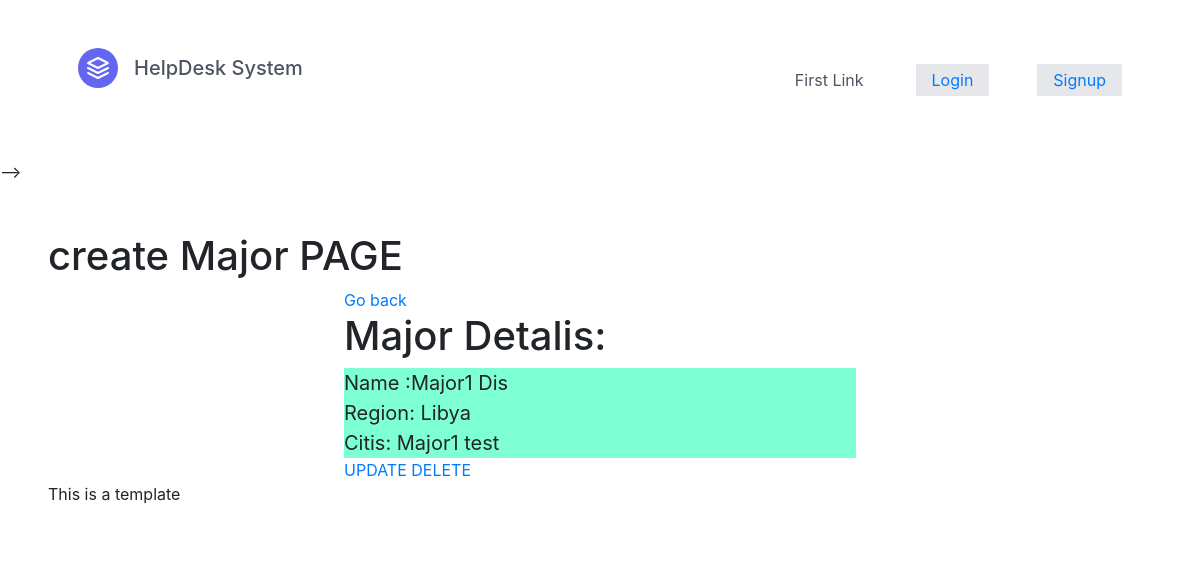
The app's page /helpdesk/helpdesk/1/, older data.
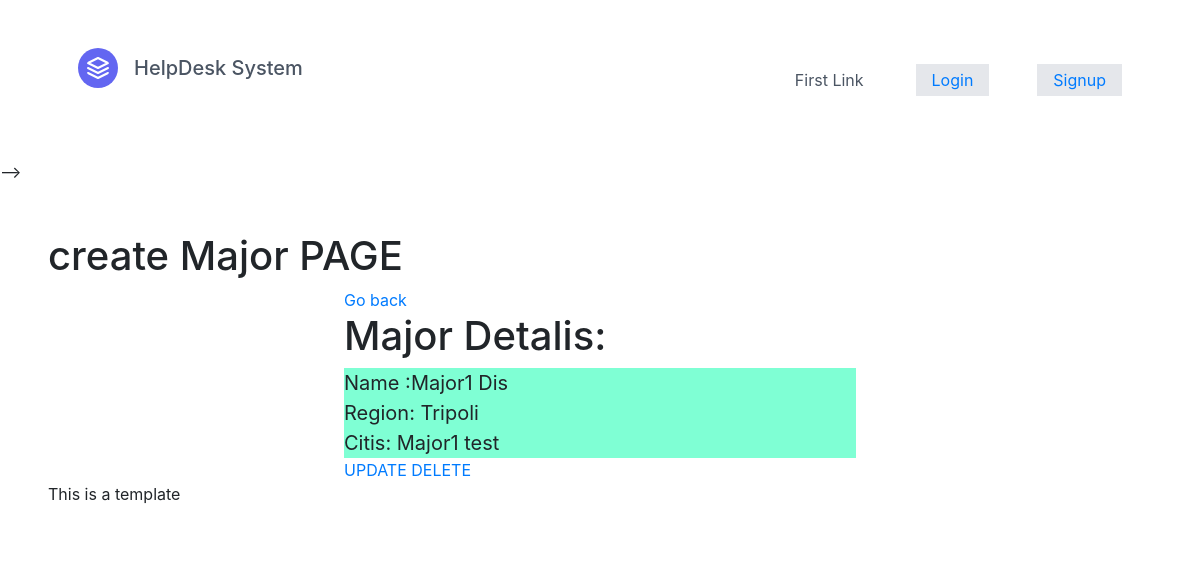
The same page, newer data.
### helpdesk/models.py (models this page shows)
class Ma_dis(models.Model):
    first_name = models.CharField(max_length=20)
    last_name = models.CharField(max_length=20)
    region  = models.CharField(max_length=15)
    def __str__(self):
      return f"{self.first_name}  "

### helpdesk/views.py (the view)
# urls.py: path('helpdesk/<int:pk>/', major_detail, name='major-detail'),
def major_detail(request, pk):
    ma_dis= Ma_dis.objects.filter(id=pk)
    context = {
        "ma_dis" : ma_dis
    }
    return render(request, "helpdesk/major_detail.html", context)

### helpdesk/templates/helpdesk/major_detail.html
{% extends 'base.html' %}
{% block content %}
    <h1>create Major PAGE</h1>
    <div class="max-w-lg mx-auto">
        <a  href="/">Go back </a>
        <div >
            <h1 >Major Detalis:</h1>
        </div>
               {% for Ma_dis in ma_dis %}
    <div style="background-color: aquamarine;font-size: 15pt;">
               Name :{{Ma_dis.first_name}} {{Ma_dis.last_name}}<br>
               Region: {{Ma_dis.region}}<br>
               Citis: {{Ma_dis}} test<br>
            </div>
            <a href="{% url 'helpdesk:major-update' Ma_dis.pk %}">UPDATE</a>
            <a href="{% url 'helpdesk:major-delete' Ma_dis.pk %}">DELETE</a>
               {% endfor %}
    </div>
    <p>This is a template</p>
{% endblock %}

### templates/base.html (shortened to what this page needs)
{% load static %}
<!DOCTYPE html>
<html lang="en">
<head>
    <link href="https://unpkg.com/tailwindcss@^2/dist/tailwind.min.css" rel="stylesheet">
    <link href="//maxcdn.bootstrapcdn.com/bootstrap/4.1.1/css/bootstrap.min.css" rel="stylesheet" id="bootstrap-css">
</head>
<body>
  {% include 'navbar2.html' %}
   -->
    <div style="margin: 1% ;margin-bottom: 0%;background-color: rgb(255, 255, 255);padding: 3%;">
    {% block content %}{% endblock %}
  </div>
</body>
</html>

### templates/navbar2.html
<header class="text-gray-600 body-font">
  <div class="container mx-auto flex flex-wrap p-5 flex-col md:flex-row items-center">
    <a class="flex title-font font-medium items-center text-gray-900 mb-4 md:mb-0">
      <svg xmlns="http://www.w3.org/2000/svg"  fill="none" stroke="currentColor" stroke-linecap="round" stroke-linejoin="round" stroke-width="2" class="w-10 h-10 text-white p-2 bg-indigo-500 rounded-full" viewBox="0 0 24 24">
        <path d="M12 2L2 7l10 5 10-5-10-5zM2 17l10 5 10-5M2 12l10 5 10-5"></path>
      </svg>
      <span class="ml-3 text-xl">HelpDesk System</span>
    </a>
    <nav class="md:ml-auto flex flex-wrap items-center text-base justify-center">
      <a class="mr-5 hover:text-gray-900">First Link</a>
      {% if request.user.is_authenticated %}
      Logged in as: {{ request.user.username }}
      <a href="{% url 'logout' %}" class="ml-3 inline-flex items-center bg-gray-200 border-0 py-1 px-3">
        Logout
      </a>
      {% else %}
      <a href="{% url 'login' %}" class="ml-1 inline-flex items-center bg-gray-200 border-0 py-1 px-3">
        Login
      </a>
      <a href="{% url 'signup' %}" class="ml-5 inline-flex items-center bg-gray-200 border-0 py-1 px-3">
        Signup
      </a>
      {% endif %}
    </nav>
  </div>
</header>

Row changes from the older to the newer data that the page shows:
changed Ma_dis "Major1": region "Libya" → "Tripoli"
